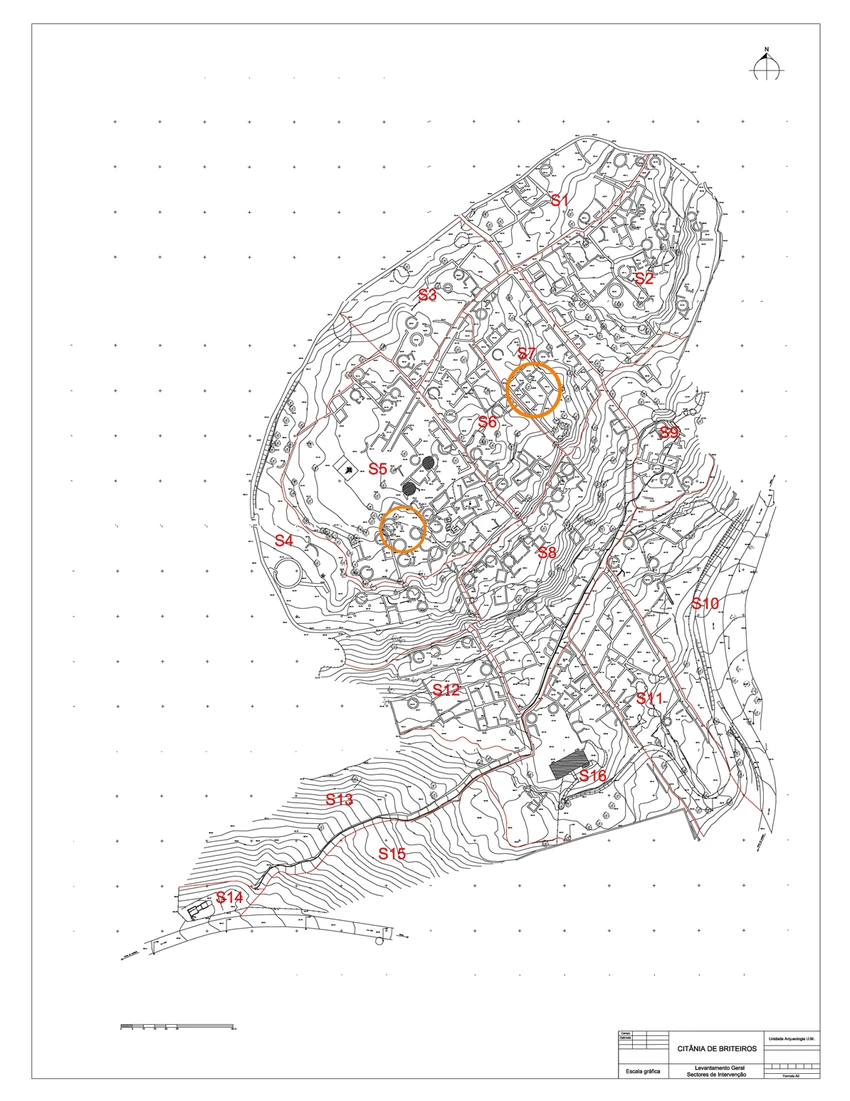
#> input picture blend/brit/plan15.png, 850 x 1101 px, found by its file name
$ python p15s.py
#> lines starting #> are read from the running program, lines starting #| are printed output that depends on the picture; after the words box and inside, x2 and y2 are one past the last pixel; in counts of white or black regions, pixels touching at a corner belong together
import numpy as np,cv2,json
LB={1:(555,200),2:(645,278),3:(428,295),4:(312,513),5:(378,469),6:(487,422),7:(527,355),8:(550,553),9:(668,432),10:(705,604),11:(650,698),12:(446,689),13:(342,799),14:(230,898),15:(394,854),16:(592,776)}
im=cv2.imread('blend/brit/plan15.png');hsv=cv2.cvtColor(im,cv2.COLOR_BGR2HSV)
#> further down, im is the input picture: shape (1101, 850, 3); mean B, G, R 241.3, 241.4, 242.2
#> after `hsv = cv2.cvtColor(im, cv2.COLOR_BGR2HSV)`: hsv: shape (1101, 850, 3); mean H, S, V 6, 1.4, 242.3
red=(((hsv[...,0]<14)|(hsv[...,0]>160))&(hsv[...,1]>28)&(hsv[...,2]>100)).astype(np.uint8)
#> red: shape (1101, 850); values 0 (black) and 1 (white), 1.2% white in thin lines or dots, all inside (x1, y1, x2, y2) = (179, 154, 763, 916)
# remove the sector label glyphs themselves (they are red too)
for k,(x,y) in LB.items(): cv2.rectangle(red,(x-22,y-14),(x+22,y+14),0,-1)
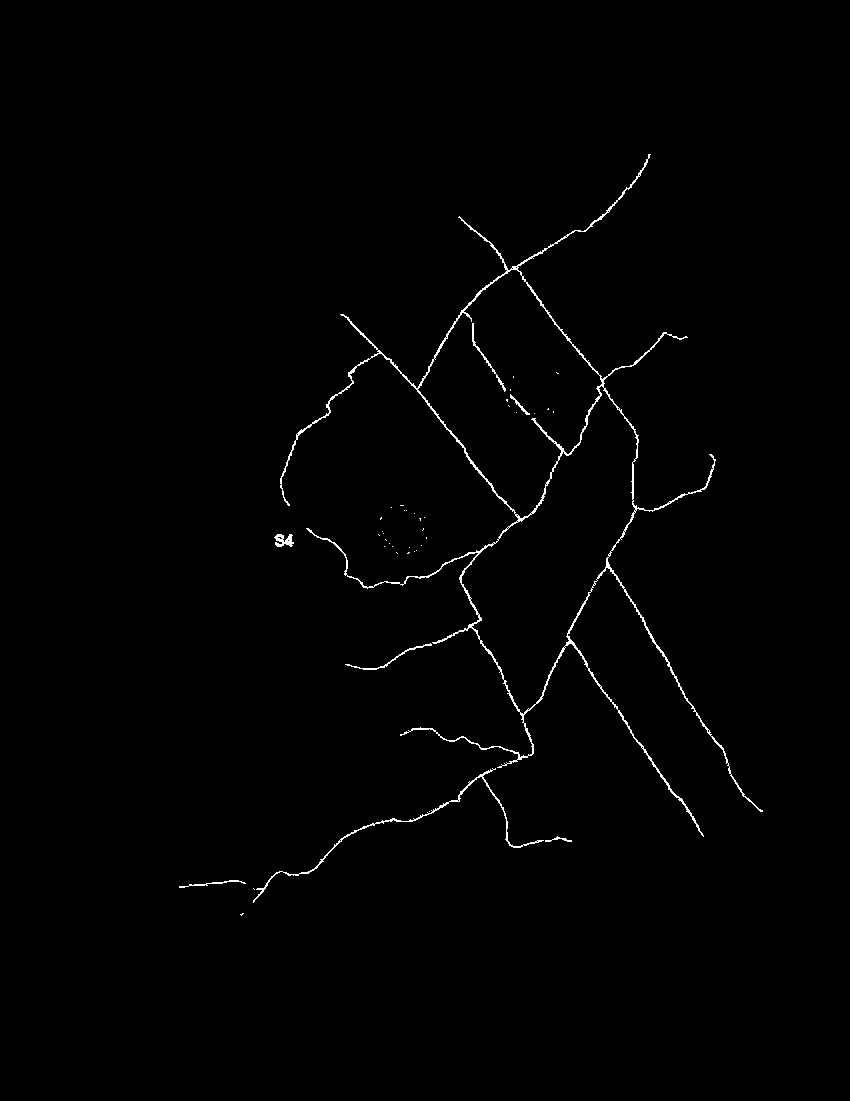
#> red: shape (1101, 850); values 0 (black) and 1 (white), 0.82% white in thin lines or dots, all inside (x1, y1, x2, y2) = (179, 154, 763, 916)
bar=cv2.dilate(red,np.ones((5,5),np.uint8))
#> bar: shape (1101, 850); values 0 (black) and 1 (white), 3.1% white; 17 white regions, largest, box (x1, y1, x2, y2) and area: (251, 152, 765, 905) 27641, (177, 878, 248, 890) 445, (272, 532, 296, 549) 366
n,lab=cv2.connectedComponents((1-bar).astype(np.uint8),connectivity=4)
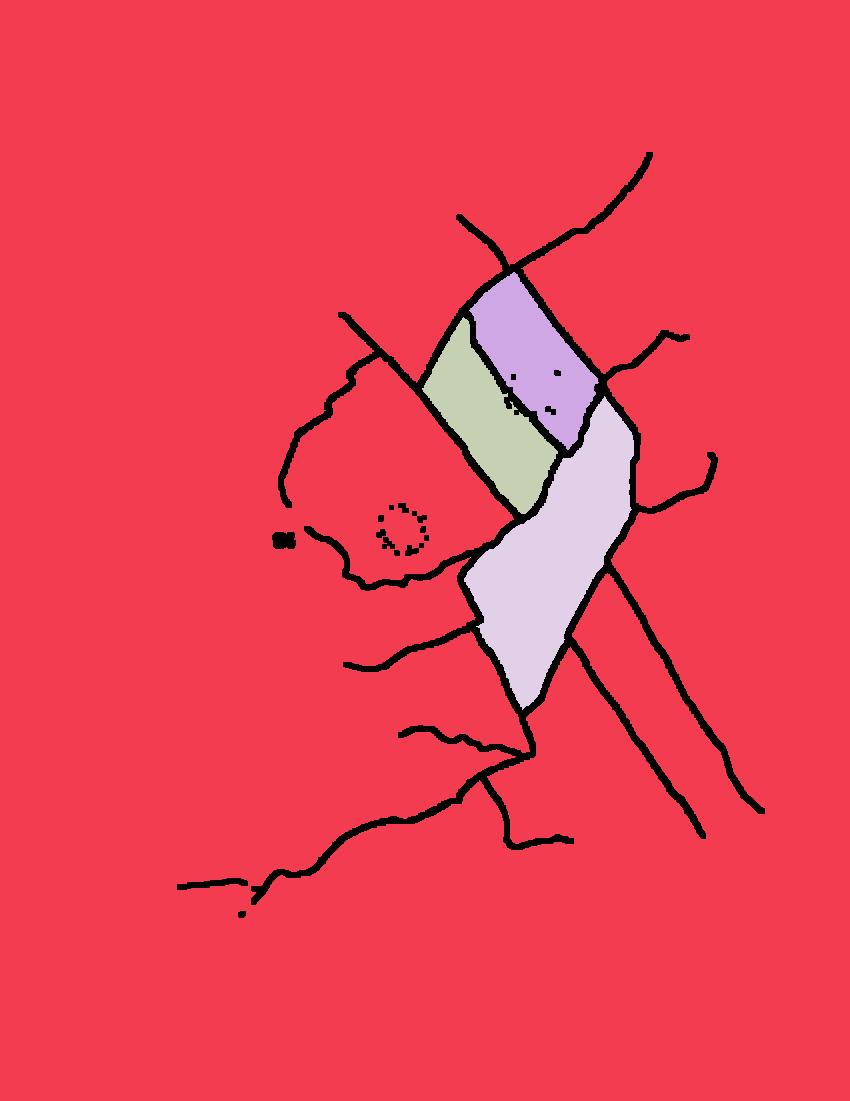
#> lab: shape (1101, 850) int32; 6 distinct labels, from 0 to 5; one colour per label, 0 black
#> n = 6
comp={}
for k,(x,y) in LB.items(): comp.setdefault(int(lab[y,x]),[]).append(k)
#> after the loop, comp = {1: [1, 2, 3, 4, 5, 9, 10, 11, 12, 13, 14, 15, 16], 3: [6], 2: [7], 4: [8]}
yy,xx=np.mgrid[0:lab.shape[0],0:lab.shape[1]];S=np.zeros(lab.shape,np.int16)
pts=np.array(list(LB.values()),float);keys=np.array(list(LB.keys()))
d=np.stack([np.hypot(xx-x,yy-y) for x,y in pts],0);near=keys[np.argmin(d,0)]
S[:]=near
for c,ks in comp.items():
    m=lab==c
    if len(ks)==1: S[m]=ks[0]
    else:
        sub=np.stack([np.hypot(xx[m]-LB[k][0],yy[m]-LB[k][1]) for k in ks],0);S[m]=np.array(ks)[np.argmin(sub,0)]
#> this loop made 4 passes
#> (c, ks) on passes 1 to 4: (1, [1, 2, 3, 4, 5, 9, 10, 11, 12, 13, 14, 15, 16]), (3, [6]), (2, [7]), (4, [8])
#> pass 1, `m=lab==c`:
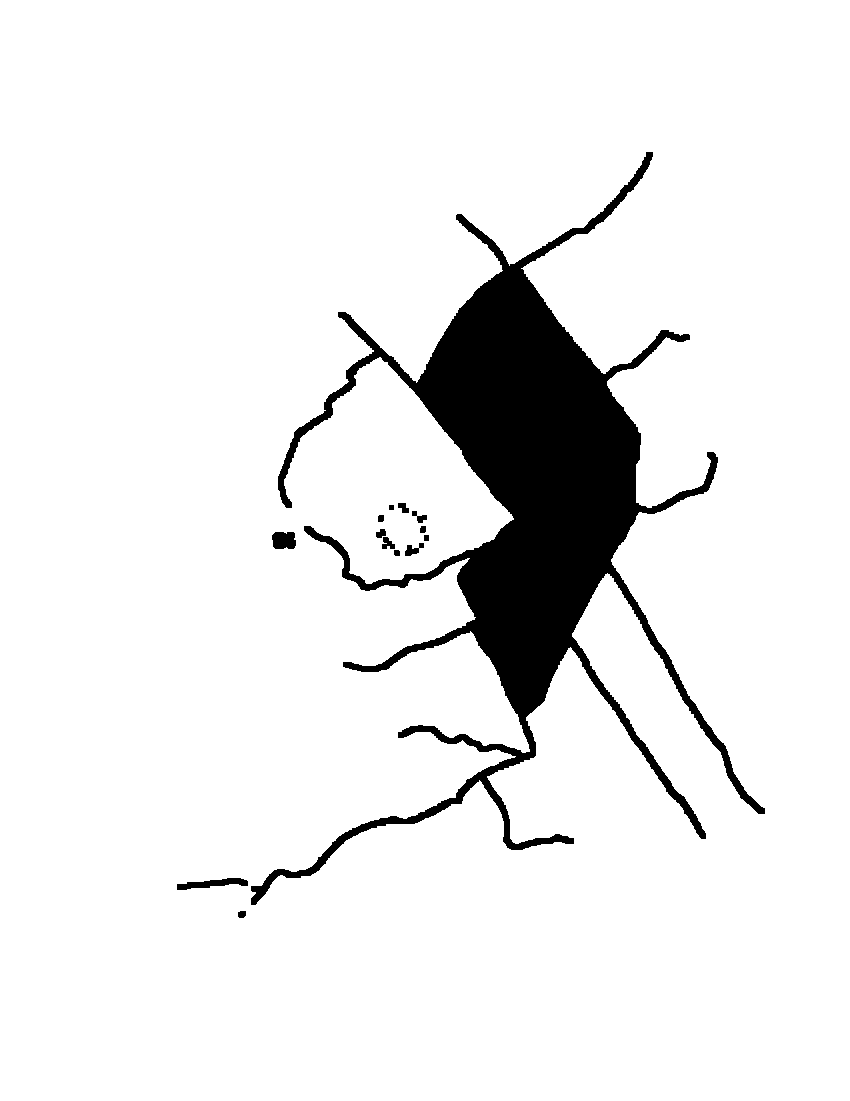
#> m: shape (1101, 850) bool; 92.1% white; 14 black regions, largest, box (x1, y1, x2, y2) and area: (251, 152, 765, 905) 72638, (177, 878, 248, 890) 445, (272, 532, 296, 549) 366
#> after the loop:
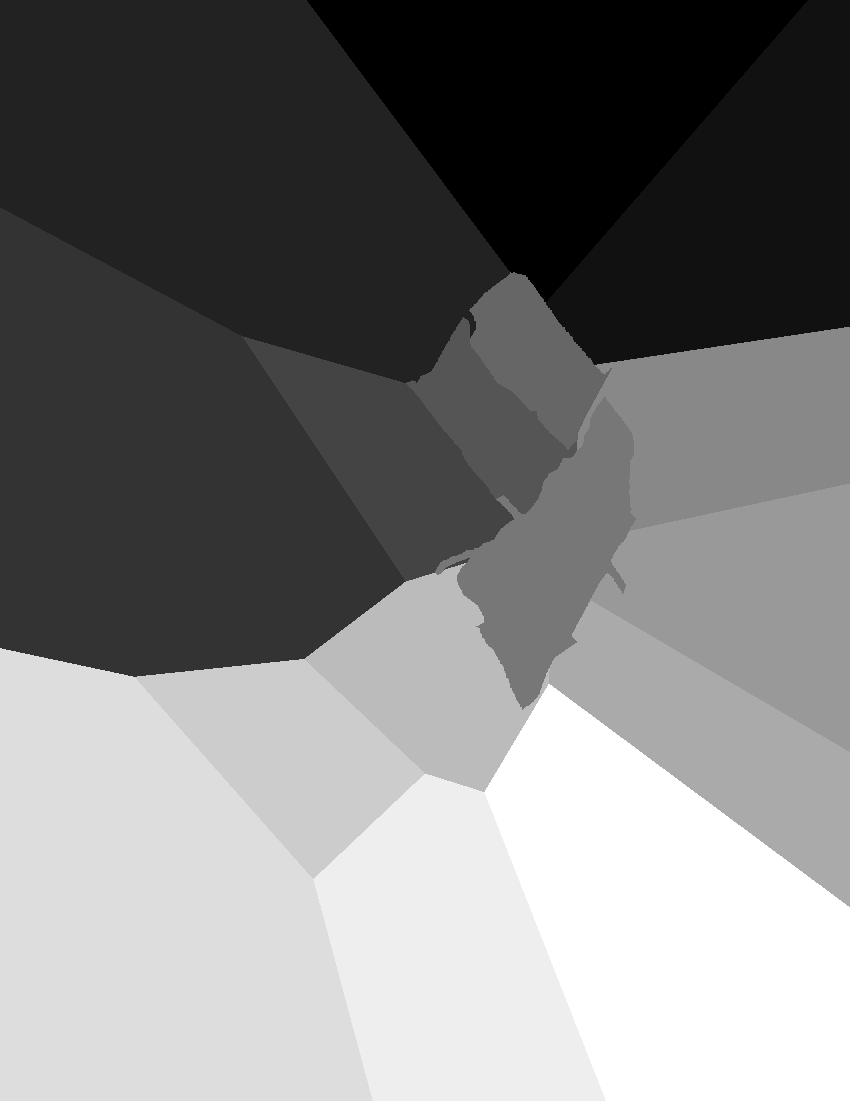
#> S: shape (1101, 850) int16; min 1, max 16, mean 8.25; drawn with min black and max white
S=cv2.medianBlur(S.astype(np.uint8),5)
np.save('blend/p15_sectors.npy',S);print({c:ks for c,ks in comp.items() if len(ks)>1})
#| {1: [1, 2, 3, 4, 5, 9, 10, 11, 12, 13, 14, 15, 16]}
col=(np.array([[hash(str(k))%200+40,(k*67)%200+40,(k*131)%200+40] for k in range(17)],np.uint8))
v=(col[S]*.5+im*.5).astype(np.uint8);cv2.imwrite('blend/brit/sectors.png',v[120:960,160:780])
#> after `v = (col[S] * 0.5 + im * 0.5).astype(np.uint8)`:
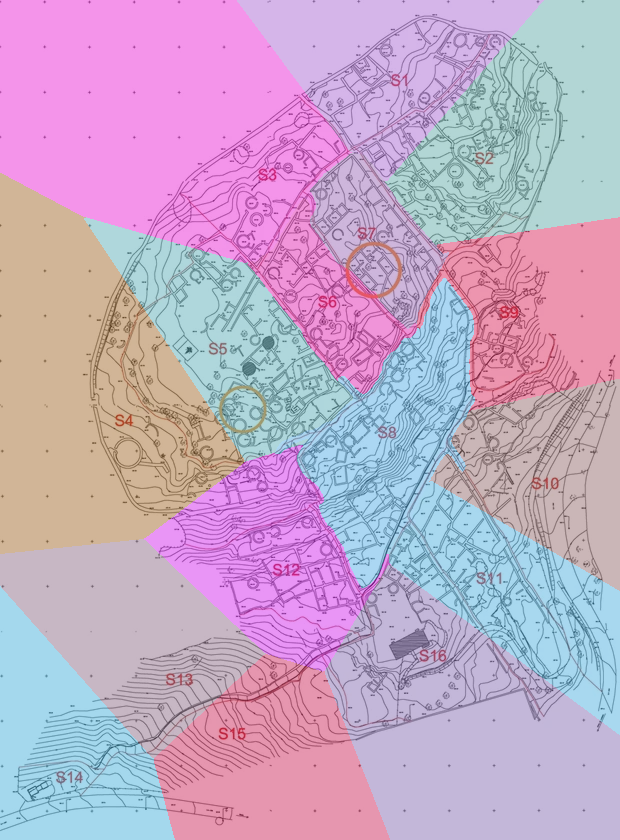
#> saved as sectors.png: shape (840, 620, 3); mean B, G, R 198.8, 169.3, 195.1

$ run again, with blend/brit/p14z.png copied over blend/brit/plan15.png
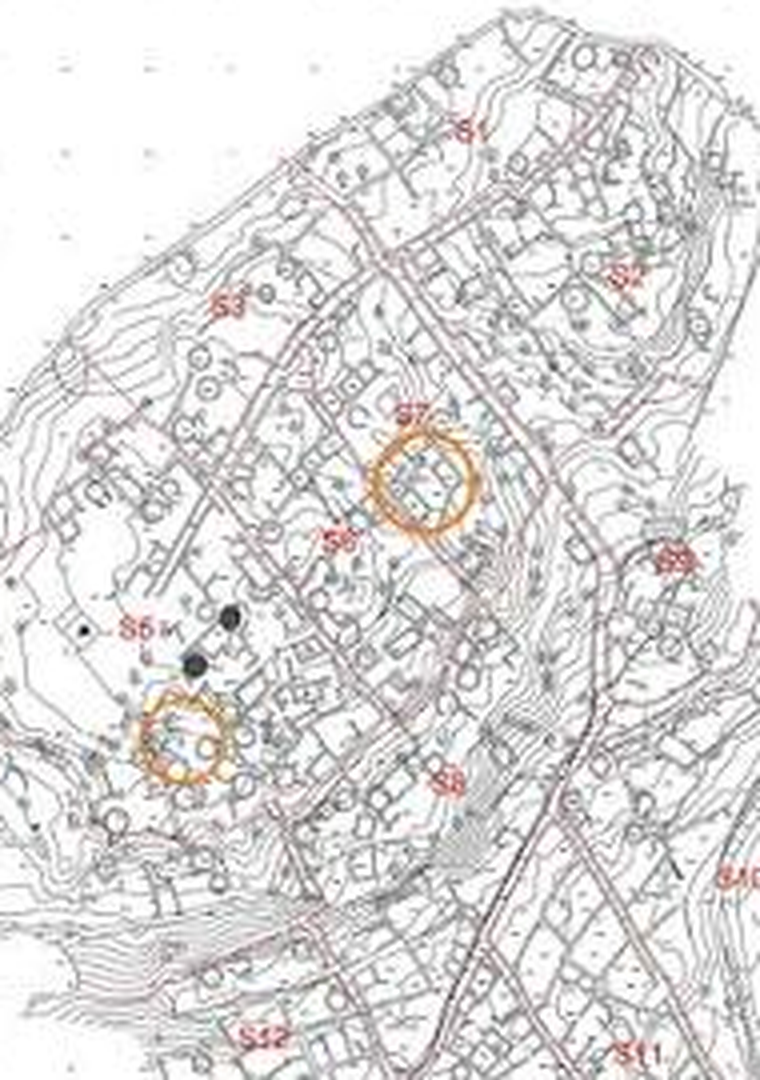
#> input picture blend/brit/p14z.png, 760 x 1080 px, found by its file name
#> im is the input picture: shape (1080, 760, 3); mean B, G, R 218.3, 218.7, 220.5
#> hsv: shape (1080, 760, 3); mean H, S, V 45.6, 4, 220.9
#> after the loop `for k,(x,y) in LB.items(): cv2.rectangle(red,(x-22,y-14),(x+22,y+14),0..`:
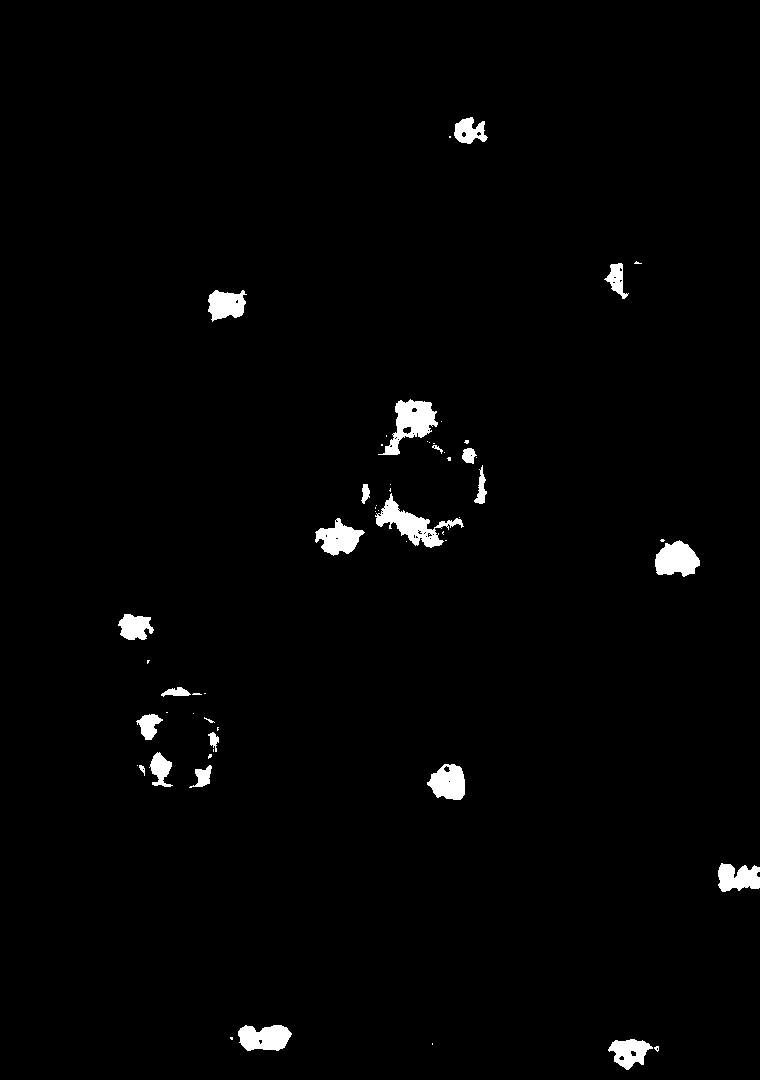
#> red: shape (1080, 760); values 0 (black) and 1 (white), 1.7% white; 58 white regions (35 under 20 px), largest, box (x1, y1, x2, y2) and area: (375, 493, 464, 548) 1515, (378, 399, 438, 455) 1453, (655, 540, 700, 577) 1169
#> bar: shape (1080, 760); values 0 (black) and 1 (white), 2.6% white; 26 white regions, largest, box (x1, y1, x2, y2) and area: (373, 482, 466, 550) 2562, (376, 397, 453, 463) 2415, (653, 537, 702, 579) 1584
#> lab: shape (1080, 760) int32; 5 distinct labels, from 0 to 4
#> n = 5
#> after the loop `for k,(x,y) in LB.items(): comp.setdefault(int(lab[y,x]),[]).append(k)`: comp = {1: [1, 2, 3, 4, 5, 6, 7, 8, 9, 10, 11, 12, 13, 14, 15, 16]}
#> the loop `for c,ks in comp.items():` made 1 pass
#> (c, ks) on pass 1: (1, [1, 2, 3, 4, 5, 6, 7, 8, 9, 10, 11, 12, 13, 14, 15, 16])
#| {1: [1, 2, 3, 4, 5, 6, 7, 8, 9, 10, 11, 12, 13, 14, 15, 16]}
#> `v = (col[S] * 0.5 + im * 0.5).astype(np.uint8)`:
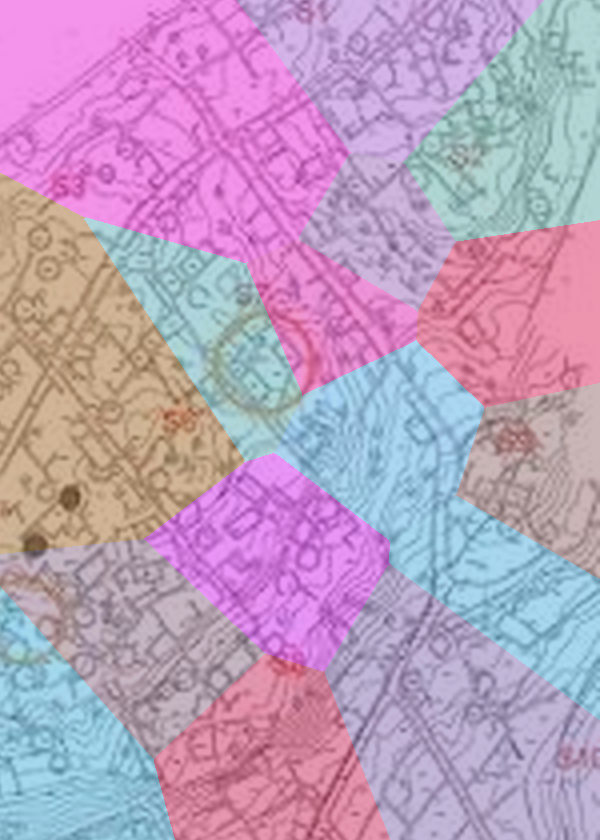
#> saved as sectors.png: shape (840, 600, 3); mean B, G, R 188.6, 157.6, 186.7
